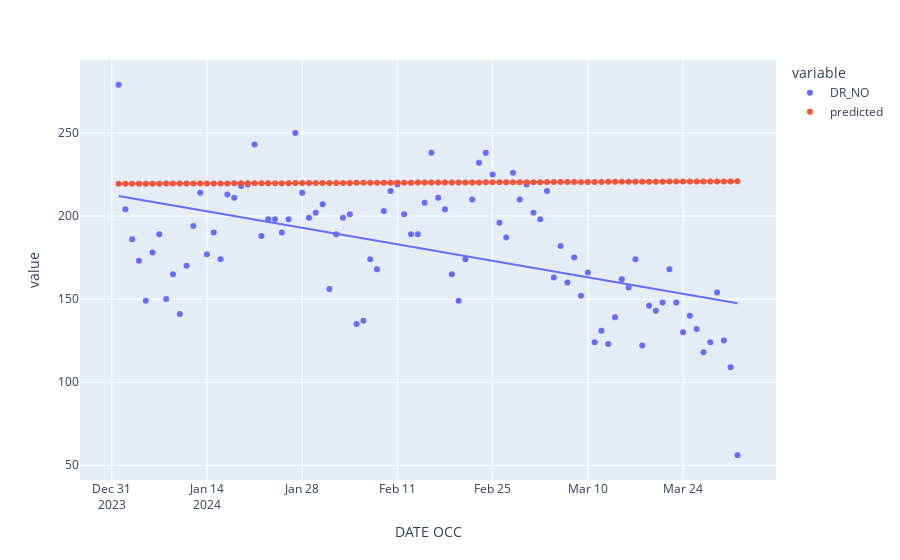

The code cell stored with this chart in its notebook:
### Code cell
px.scatter(x_test,x='DATE OCC', y=['DR_NO', 'predicted'], trendline='ols')
